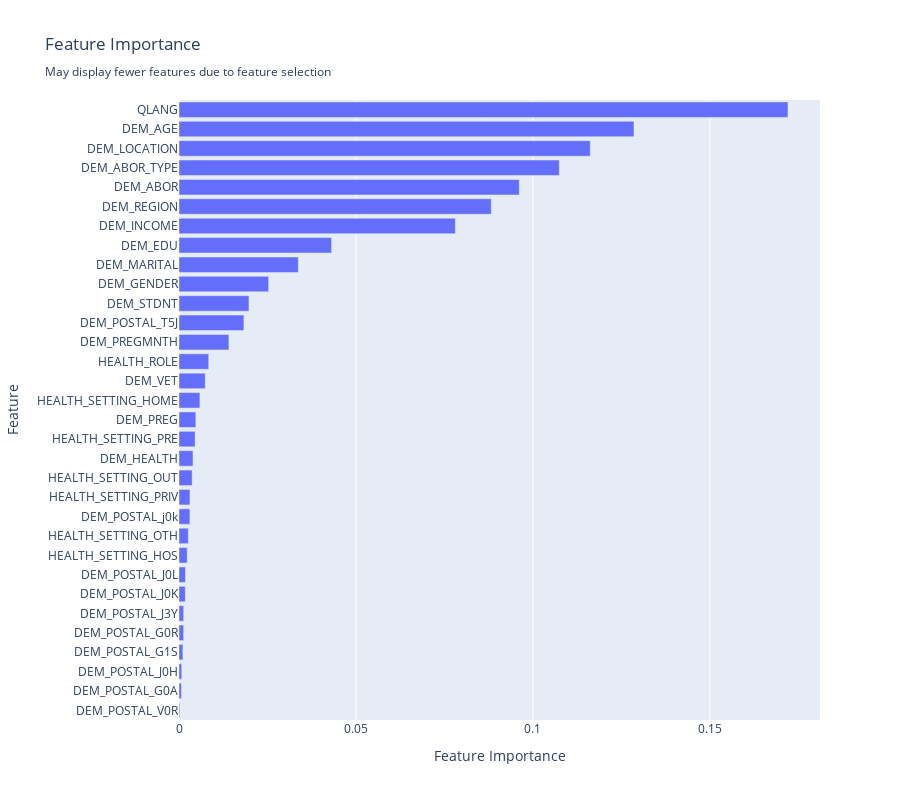

Here is the notebook cell this chart was saved with:
### Code cell
best_pipeline.graph_feature_importance()

### Figure 1 — Plotly figure (JSON) as saved in the notebook; plotly's stock layout.template omitted (floating-point values rounded to 4 significant figures)
{"data": [{"orientation": "h", "type": "bar", "x": [0.0002182, 0.0006927, 0.0007759, 0.001103, 0.001313, 0.00132, 0.001786, 0.001837, 0.002323, 0.002645, 0.003081, 0.003095, 0.003719, 0.003965, 0.004549, 0.004762, 0.005909, 0.007427, 0.008401, 0.0141, 0.01834, 0.01977, 0.02533, 0.03372, 0.04311, 0.07808, 0.08823, 0.09614, 0.1075, 0.1162, 0.1285, 0.1721], "y": ["DEM_POSTAL_V0R", "DEM_POSTAL_G0A", "DEM_POSTAL_J0H", "DEM_POSTAL_G1S", "DEM_POSTAL_G0R", "DEM_POSTAL_J3Y", "DEM_POSTAL_J0K", "DEM_POSTAL_J0L", "HEALTH_SETTING_HOS", "HEALTH_SETTING_OTH", "DEM_POSTAL_j0k", "HEALTH_SETTING_PRIV", "HEALTH_SETTING_OUT", "DEM_HEALTH", "HEALTH_SETTING_PRE", "DEM_PREG", "HEALTH_SETTING_HOME", "DEM_VET", "HEALTH_ROLE", "DEM_PREGMNTH", "DEM_POSTAL_T5J", "DEM_STDNT", "DEM_GENDER", "DEM_MARITAL", "DEM_EDU", "DEM_INCOME", "DEM_REGION", "DEM_ABOR", "DEM_ABOR_TYPE", "DEM_LOCATION", "DEM_AGE", "QLANG"]}], "layout": {"height": 800, "title": {"text": "Feature Importance<br><sub>May display fewer features due to feature selection</sub>"}, "xaxis": {"title": {"text": "Feature Importance"}}, "yaxis": {"title": {"text": "Feature"}, "type": "category"}}}
